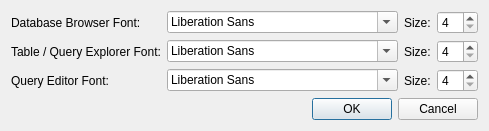
<?xml version="1.0" encoding="UTF-8"?>
<ui version="4.0">
 <class>PreferencesDialog</class>
 <widget class="QDialog" name="PreferencesDialog">
  <property name="geometry">
   <rect>
    <x>0</x>
    <y>0</y>
    <width>427</width>
    <height>127</height>
   </rect>
  </property>
  <property name="windowTitle">
   <string>Preferences</string>
  </property>
  <layout class="QVBoxLayout" name="verticalLayout">
   <item>
    <layout class="QGridLayout" name="gridLayout">
     <item row="0" column="0">
      <widget class="QLabel" name="label">
       <property name="text">
        <string>Database Browser Font:</string>
       </property>
      </widget>
     </item>
     <item row="0" column="1">
      <widget class="QFontComboBox" name="cboDatabaseBrowser"/>
     </item>
     <item row="0" column="2">
      <widget class="QLabel" name="label_4">
       <property name="text">
        <string>Size:</string>
       </property>
      </widget>
     </item>
     <item row="0" column="3">
      <widget class="QSpinBox" name="spinDatabaseBrowser">
       <property name="minimum">
        <number>4</number>
       </property>
      </widget>
     </item>
     <item row="1" column="0">
      <widget class="QLabel" name="label_2">
       <property name="text">
        <string>Table / Query Explorer Font:</string>
       </property>
      </widget>
     </item>
     <item row="1" column="1">
      <widget class="QFontComboBox" name="cboQueryExplorer"/>
     </item>
     <item row="1" column="2">
      <widget class="QLabel" name="label_5">
       <property name="text">
        <string>Size:</string>
       </property>
      </widget>
     </item>
     <item row="1" column="3">
      <widget class="QSpinBox" name="spinQueryBrowser">
       <property name="minimum">
        <number>4</number>
       </property>
      </widget>
     </item>
     <item row="2" column="0">
      <widget class="QLabel" name="label_3">
       <property name="text">
        <string>Query Editor Font:</string>
       </property>
      </widget>
     </item>
     <item row="2" column="1">
      <widget class="QFontComboBox" name="cboQueryEditor">
       <property name="sizePolicy">
        <sizepolicy hsizetype="Expanding" vsizetype="Fixed">
         <horstretch>0</horstretch>
         <verstretch>0</verstretch>
        </sizepolicy>
       </property>
      </widget>
     </item>
     <item row="2" column="2">
      <widget class="QLabel" name="label_6">
       <property name="text">
        <string>Size:</string>
       </property>
      </widget>
     </item>
     <item row="2" column="3">
      <widget class="QSpinBox" name="spinQueryEditor">
       <property name="minimum">
        <number>4</number>
       </property>
      </widget>
     </item>
    </layout>
   </item>
   <item>
    <spacer name="verticalSpacer">
     <property name="orientation">
      <enum>Qt::Vertical</enum>
     </property>
     <property name="sizeHint" stdset="0">
      <size>
       <width>20</width>
       <height>36</height>
      </size>
     </property>
    </spacer>
   </item>
   <item>
    <widget class="QDialogButtonBox" name="buttonBox">
     <property name="orientation">
      <enum>Qt::Horizontal</enum>
     </property>
     <property name="standardButtons">
      <set>QDialogButtonBox::Cancel|QDialogButtonBox::Ok</set>
     </property>
    </widget>
   </item>
  </layout>
 </widget>
 <resources/>
 <connections>
  <connection>
   <sender>buttonBox</sender>
   <signal>accepted()</signal>
   <receiver>PreferencesDialog</receiver>
   <slot>accept()</slot>
   <hints>
    <hint type="sourcelabel">
     <x>248</x>
     <y>254</y>
    </hint>
    <hint type="destinationlabel">
     <x>157</x>
     <y>274</y>
    </hint>
   </hints>
  </connection>
  <connection>
   <sender>buttonBox</sender>
   <signal>rejected()</signal>
   <receiver>PreferencesDialog</receiver>
   <slot>reject()</slot>
   <hints>
    <hint type="sourcelabel">
     <x>316</x>
     <y>260</y>
    </hint>
    <hint type="destinationlabel">
     <x>286</x>
     <y>274</y>
    </hint>
   </hints>
  </connection>
 </connections>
</ui>
